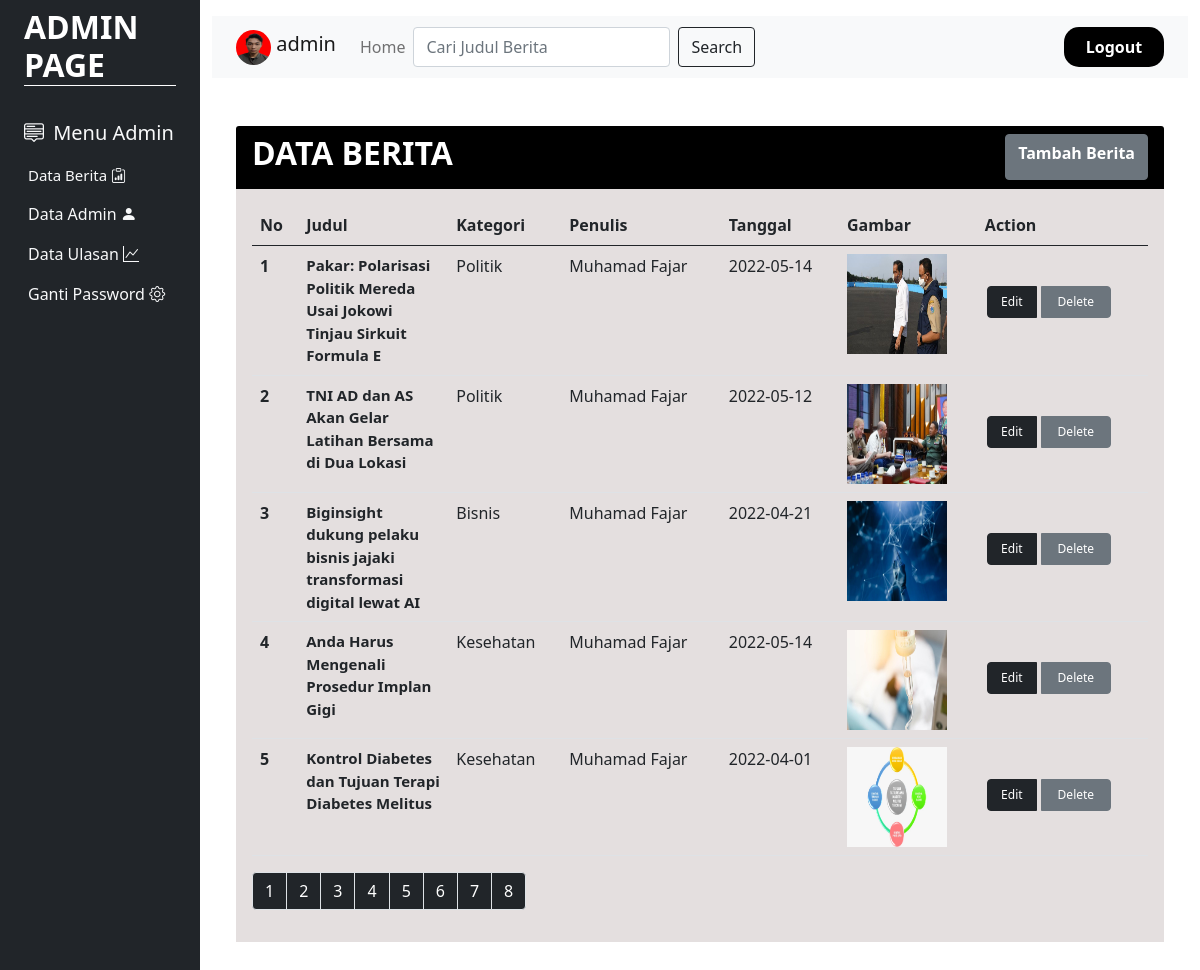
The app's page /admin/databeritapage.php (signed in) with its own data.
### tables this page shows
CREATE TABLE `user` (
  `id` varchar(30) NOT NULL,
  `username` varchar(50) NOT NULL,
  `email` varchar(50) NOT NULL,
  `jeniskelamin` enum('Laki-Laki','Perempuan','','') NOT NULL,
  `pekerjaan` varchar(50) NOT NULL,
  `password_user` varchar(50) NOT NULL,
  `thumbnail` varchar(255) NOT NULL,
  `level_user` varchar(15) NOT NULL
);

CREATE TABLE `berita` (
  `id_berita` int(11) NOT NULL,
  `id_kategori` int(11) NOT NULL,
  `judul_berita` varchar(255) NOT NULL,
  `penulis_berita` varchar(255) NOT NULL,
  `tgl_berita` date NOT NULL,
  `isi_berita` text NOT NULL,
  `gambar_berita` varchar(255) NOT NULL
);

CREATE TABLE `kategori` (
  `id_kategori` int(11) NOT NULL,
  `nama_kategori` varchar(255) NOT NULL
);

### admin/databeritapage.php (the view, shortened to what this page needs)
<!DOCTYPE html>
<html lang="en">
<head>
      <link rel="stylesheet" href="../css/bootstrap.min.css">
        <link rel="stylesheet" href="https://cdn.jsdelivr.net/npm/bootstrap-icons@1.8.1/font/bootstrap-icons.css">
</head>
<body>
	<?php
    include "../koneksi.php";
    $query = mysqli_query($koneksi, "SELECT * FROM  user WHERE id='$_SESSION[id]'");
    $data = mysqli_fetch_array($query);
    ?>
<div class="container-fluid">
    <div class="row flex-nowrap">
        <div class="col-auto col-md-3 col-xl-2 px-sm-2 px-0 bg-dark ">
            <div class="d-flex flex-column align-items-center align-items-sm-start px-3 pt-2 text-white min-vh-100">
                <a href="# "class="d-flex align-items-center pb-3 mb-md-0 me-md-auto text-white text-decoration-none">
                    <h2 class="fw-bold d-none d-sm-inline" style="border-bottom:1px solid white; width:100%;">ADMIN PAGE</h2>
                </a>
                <ul class="nav nav-pills flex-column mb-sm-auto mb-0 align-items-center align-items-sm-start" id="menu">
                    <li>
                        <a href="#submenu1" data-bs-toggle="collapse" class="nav-link px-0 align-middle" style="font-size:20px;">
                           <i class="bi bi-menu-up text-light"></i> <span class="ms-1 d-none d-sm-inline text-light">Menu Admin</span> </a>
                        <ul class="collapse show nav flex-column ms-1" id="submenu1" data-bs-parent="#menu">
                        <li class="w-100">
                                <a href="databeritapage.php" class="nav-link px-0 text-light" style="font-size:15px;"> <span class="d-none d-sm-inline">Data Berita</span> <i class="bi bi-clipboard-data"></i></a>
                            </li>
                            <li>
                                <a href="menudataadminpage.php" class="nav-link px-0 text-light" style="font: size 15px;"> <span class="d-none d-sm-inline">Data Admin</span> <i class="bi bi-person-fill"></i> </a>
                            </li>
                            <li>
                                <a href="dataulasanpage.php" class="nav-link px-0 text-light" style="font: size 15px;"> <span class="d-none d-sm-inline">Data Ulasan </span><i class="bi bi-graph-up"></i></a>
                            </li>
                             <li>
                                <a href="gantipasswordadmin.php" class="nav-link px-0 text-light" style="font: size 15px;"> <span class="d-none d-sm-inline">Ganti Password</span> <i class="bi bi-gear"></i> </a>
                            </li>
                        </ul>
                    </li>
                </ul>
            </div>
        </div>
        <div class="col py-3">
<nav class="navbar navbar-expand-lg navbar-light bg-light">
  <div class="container-fluid">
    <a class="navbar-brand">
      <img src="../images/<?=$data['thumbnail']?>"style="width :35px; height:35px; border-radius:50%;" class="d-inline-block align-text-top">
      <?=$data['username']?>
    </a>
     <div class="collapse navbar-collapse" id="navbarNav">
    <ul class="navbar-nav">
         <li class="nav-item">
          <a class="nav-link" href="indexadmin.php">Home</a>
        </li>
    <form class="d-flex" method="post">
      <input class="form-control me-2" type="text" name="keyword" placeholder="Cari Judul Berita" aria-label="Search">
      <button class="btn btn-outline-dark" type="submit" name="cari">Search</button>
    </form>
</ul>
<ul class="navbar-nav ms-auto">
        <li class="nav-item" style="width:100px; background-color:black; text-align:center; border-radius:15px;">
          <a class="nav-link active fw-bold" aria-current="page" href="../logout.php" style="color:white;">Logout</a>
        </li>
    </ul>
  </div>
</div>
</nav>
        <div class="container my-5">
            <div class="row">
                <div class="col-md-12">
                    <div class="card border-0">
                        <div class="card-header">
                            <div class="d-flex justify-content-between">
                                <h2 class="fw-bold text-white">DATA BERITA</h2>
                                <a href="tambahberitapage.php" class="btn btn-secondary fw-bold">Tambah Berita</a>
                            </div>
                        </div>
                        <div class="card-body">
                            <div class="table-responsive">
                            <table class="table">
                                <thead>
                                    <tr>
                                        <th scope="col">No</th>
                                        <th scope="col">Judul</th>
                                        <th scope="col">Kategori</th>
                                        <th scope="col">Penulis</th>
                                        <th scope="col">Tanggal</th>
                                        <th scope="col">Gambar</th>
                                        <th scope="col">Action</th>
                                    </tr>
                                </thead>
                                <tbody>
<?php
include "../koneksi.php";
$limit = 5;
    if (isset($_GET["page"])) {
	$page  = $_GET["page"];
	}
    else{
	$page=1;
	};
$start_from = ($page-1) * $limit;
$no = 1;
$keyword=$_POST['keyword'];
    if ($keyword !=''){
        $query = mysqli_query($koneksi, "SELECT * FROM berita INNER JOIN kategori ON berita.id_kategori=kategori.id_kategori WHERE judul_berita LIKE '%$keyword%'");
    }else{
        $query = mysqli_query($koneksi, "SELECT * FROM berita INNER JOIN kategori ON berita.id_kategori=kategori.id_kategori ORDER BY id_berita ASC LIMIT $start_from, $limit ");
    }
    while ($data=mysqli_fetch_array($query)) {
?>
                                    <tr>
                                        <th scope="row"><?= $no++ ?></th>
                                        <td style="width:150px; font-size:15px;"><b><?= $data['judul_berita'] ?><b></td>
                                        <td><?= $data['nama_kategori'] ?></td>
                                        <td><?= $data['penulis_berita']?></td>
                                        <td><?=$data['tgl_berita']?></td>
                                        <td>
                                            <img src="../images/<?= $data['gambar_berita'] ?>" class="img-fluid" style="width:100px; height:100px;">
                                        </td>
                                        <td>
                                            <div class="btn-group" style="margin-top:30px;">
                                                <a href="editberitapage.php?id_berita=<?= $data['id_berita'] ?>" class="btn btn-dark" style="width:50px; font-size:12px; margin:2px;">Edit</a>
                                                <a href="deleteberita.php?id_berita=<?= $data['id_berita'] ?>" class="btn btn-secondary delete-link" style="width:70px; font-size:12px; margin:2px;">Delete</a>
                                            </div>
                                        </td>
                                    </tr>
                                    <?php
                                    }
                                    ?>
                                </tbody>
                            </table>
                            <?php
                            $result_db = mysqli_query($koneksi,"SELECT COUNT(*) as jumlah FROM berita");
                            $row_db = mysqli_fetch_row($result_db);
                            $total_records = $row_db[0];
                            $total_pages = ceil($total_records / $limit);
                            $pagLink = "<ul class='pagination'>";
                                for ($i=1; $i<=$total_pages; $i++) {
                                    $pagLink .= "<li class='page-item'><a class='page-link bg-dark text-white' href='databeritapage.php?page=".$i."'>".$i."</a></li>";
                                }
                            echo $pagLink . "</ul>";
                            ?>
                        </div>
                    </div>
                </div>
            </div>
        </div>
</div>
</body>
</html>

### admin/databeritapage.php (style rules this page uses)
.card-header { background-color:black; }
.card-body { background-color:#e4dfdf; }

### records on screen
user: thumbnail (picture), username "admin"
berita: judul_berita "Pakar: Polarisasi Politik Mereda Usai Jokowi Tinjau Sirkuit Formula E", id_kategori.nama_kategori "Politik", penulis_berita "Muhamad Fajar", tgl_berita "2022-05-14", gambar_berita (picture)
berita: judul_berita "TNI AD dan AS Akan Gelar Latihan Bersama di Dua Lokasi", id_kategori.nama_kategori "Politik", penulis_berita "Muhamad Fajar", tgl_berita "2022-05-12", gambar_berita (picture)
berita: judul_berita "Biginsight dukung pelaku bisnis jajaki transformasi digital lewat AI", id_kategori.nama_kategori "Bisnis", penulis_berita "Muhamad Fajar", tgl_berita "2022-04-21", gambar_berita (picture)
berita: judul_berita "Anda Harus Mengenali Prosedur Implan Gigi", id_kategori.nama_kategori "Kesehatan", penulis_berita "Muhamad Fajar", tgl_berita "2022-05-14", gambar_berita (picture)
berita: judul_berita "Kontrol Diabetes dan Tujuan Terapi Diabetes Melitus", id_kategori.nama_kategori "Kesehatan", penulis_berita "Muhamad Fajar", tgl_berita "2022-04-01", gambar_berita (picture)
